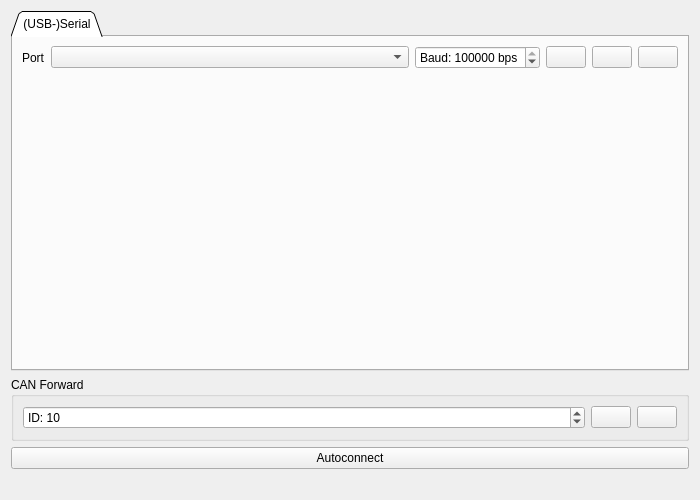
<?xml version="1.0" encoding="UTF-8"?>
<ui version="4.0">
 <class>PageConnection</class>
 <widget class="QWidget" name="PageConnection">
  <property name="geometry">
   <rect>
    <x>0</x>
    <y>0</y>
    <width>700</width>
    <height>500</height>
   </rect>
  </property>
  <property name="windowTitle">
   <string>Form</string>
  </property>
  <layout class="QVBoxLayout" name="verticalLayout">
   <item>
    <widget class="QTabWidget" name="tabWidget">
     <property name="tabPosition">
      <enum>QTabWidget::North</enum>
     </property>
     <property name="tabShape">
      <enum>QTabWidget::Triangular</enum>
     </property>
     <property name="currentIndex">
      <number>0</number>
     </property>
     <widget class="QWidget" name="tab">
      <attribute name="title">
       <string>(USB-)Serial</string>
      </attribute>
      <layout class="QVBoxLayout" name="verticalLayout_2">
       <item>
        <layout class="QHBoxLayout" name="horizontalLayout">
         <item>
          <widget class="QLabel" name="label_2">
           <property name="text">
            <string>Port</string>
           </property>
          </widget>
         </item>
         <item>
          <widget class="QComboBox" name="serialPortBox">
           <property name="sizePolicy">
            <sizepolicy hsizetype="MinimumExpanding" vsizetype="Fixed">
             <horstretch>0</horstretch>
             <verstretch>0</verstretch>
            </sizepolicy>
           </property>
           <property name="toolTip">
            <string>Serial port</string>
           </property>
          </widget>
         </item>
         <item>
          <widget class="QSpinBox" name="serialBaudBox">
           <property name="toolTip">
            <string>Baudrate</string>
           </property>
           <property name="suffix">
            <string> bps</string>
           </property>
           <property name="prefix">
            <string>Baud: </string>
           </property>
           <property name="maximum">
            <number>3000000</number>
           </property>
           <property name="value">
            <number>115200</number>
           </property>
          </widget>
         </item>
         <item>
          <widget class="QPushButton" name="serialRefreshButton">
           <property name="sizePolicy">
            <sizepolicy hsizetype="Fixed" vsizetype="Fixed">
             <horstretch>0</horstretch>
             <verstretch>0</verstretch>
            </sizepolicy>
           </property>
           <property name="toolTip">
            <string>Refresh serial port list</string>
           </property>
           <property name="text">
            <string/>
           </property>
           <property name="icon">
            <iconset resource="../res.qrc">
             <normaloff>:/res/icons/Refresh-96.png</normaloff>:/res/icons/Refresh-96.png</iconset>
           </property>
          </widget>
         </item>
         <item>
          <widget class="QPushButton" name="serialDisconnectButton">
           <property name="sizePolicy">
            <sizepolicy hsizetype="Fixed" vsizetype="Fixed">
             <horstretch>0</horstretch>
             <verstretch>0</verstretch>
            </sizepolicy>
           </property>
           <property name="toolTip">
            <string>Disconnect</string>
           </property>
           <property name="text">
            <string/>
           </property>
           <property name="icon">
            <iconset resource="../res.qrc">
             <normaloff>:/res/icons/Disconnected-96.png</normaloff>:/res/icons/Disconnected-96.png</iconset>
           </property>
          </widget>
         </item>
         <item>
          <widget class="QPushButton" name="serialConnectButton">
           <property name="sizePolicy">
            <sizepolicy hsizetype="Fixed" vsizetype="Fixed">
             <horstretch>0</horstretch>
             <verstretch>0</verstretch>
            </sizepolicy>
           </property>
           <property name="toolTip">
            <string>Connect</string>
           </property>
           <property name="text">
            <string/>
           </property>
           <property name="icon">
            <iconset resource="../res.qrc">
             <normaloff>:/res/icons/Connected-96.png</normaloff>:/res/icons/Connected-96.png</iconset>
           </property>
          </widget>
         </item>
        </layout>
       </item>
       <item>
        <spacer name="verticalSpacer">
         <property name="orientation">
          <enum>Qt::Vertical</enum>
         </property>
         <property name="sizeHint" stdset="0">
          <size>
           <width>20</width>
           <height>322</height>
          </size>
         </property>
        </spacer>
       </item>
      </layout>
     </widget>
    </widget>
   </item>
   <item>
    <widget class="QGroupBox" name="groupBox">
     <property name="title">
      <string>CAN Forward</string>
     </property>
     <layout class="QHBoxLayout" name="horizontalLayout_2">
      <item>
       <widget class="QSpinBox" name="canFwdBox">
        <property name="prefix">
         <string>ID: </string>
        </property>
        <property name="maximum">
         <number>255</number>
        </property>
        <property name="value">
         <number>10</number>
        </property>
       </widget>
      </item>
      <item>
       <widget class="QPushButton" name="helpButton">
        <property name="sizePolicy">
         <sizepolicy hsizetype="Fixed" vsizetype="Fixed">
          <horstretch>0</horstretch>
          <verstretch>0</verstretch>
         </sizepolicy>
        </property>
        <property name="toolTip">
         <string>Show help</string>
        </property>
        <property name="text">
         <string/>
        </property>
        <property name="icon">
         <iconset resource="../res.qrc">
          <normaloff>:/res/icons/Help-96.png</normaloff>:/res/icons/Help-96.png</iconset>
        </property>
       </widget>
      </item>
      <item>
       <widget class="QPushButton" name="canFwdButton">
        <property name="sizePolicy">
         <sizepolicy hsizetype="Fixed" vsizetype="Fixed">
          <horstretch>0</horstretch>
          <verstretch>0</verstretch>
         </sizepolicy>
        </property>
        <property name="toolTip">
         <string>Forward communication over CAN-bus</string>
        </property>
        <property name="text">
         <string/>
        </property>
        <property name="icon">
         <iconset resource="../res.qrc">
          <normaloff>:/res/icons/can_off.png</normaloff>
          <normalon>:/res/icons/can_on.png</normalon>:/res/icons/can_off.png</iconset>
        </property>
        <property name="checkable">
         <bool>true</bool>
        </property>
       </widget>
      </item>
     </layout>
    </widget>
   </item>
   <item>
    <widget class="QPushButton" name="autoConnectButton">
     <property name="toolTip">
      <string>Try to automatically connect using the USB connection</string>
     </property>
     <property name="text">
      <string>Autoconnect</string>
     </property>
     <property name="icon">
      <iconset resource="../res.qrc">
       <normaloff>:/res/icons/Wizard-96.png</normaloff>:/res/icons/Wizard-96.png</iconset>
     </property>
     <property name="iconSize">
      <size>
       <width>45</width>
       <height>45</height>
      </size>
     </property>
    </widget>
   </item>
   <item>
    <widget class="QLabel" name="statusLabel">
     <property name="text">
      <string/>
     </property>
     <property name="alignment">
      <set>Qt::AlignCenter</set>
     </property>
    </widget>
   </item>
  </layout>
 </widget>
 <resources>
  <include location="../res.qrc"/>
 </resources>
 <connections/>
</ui>
